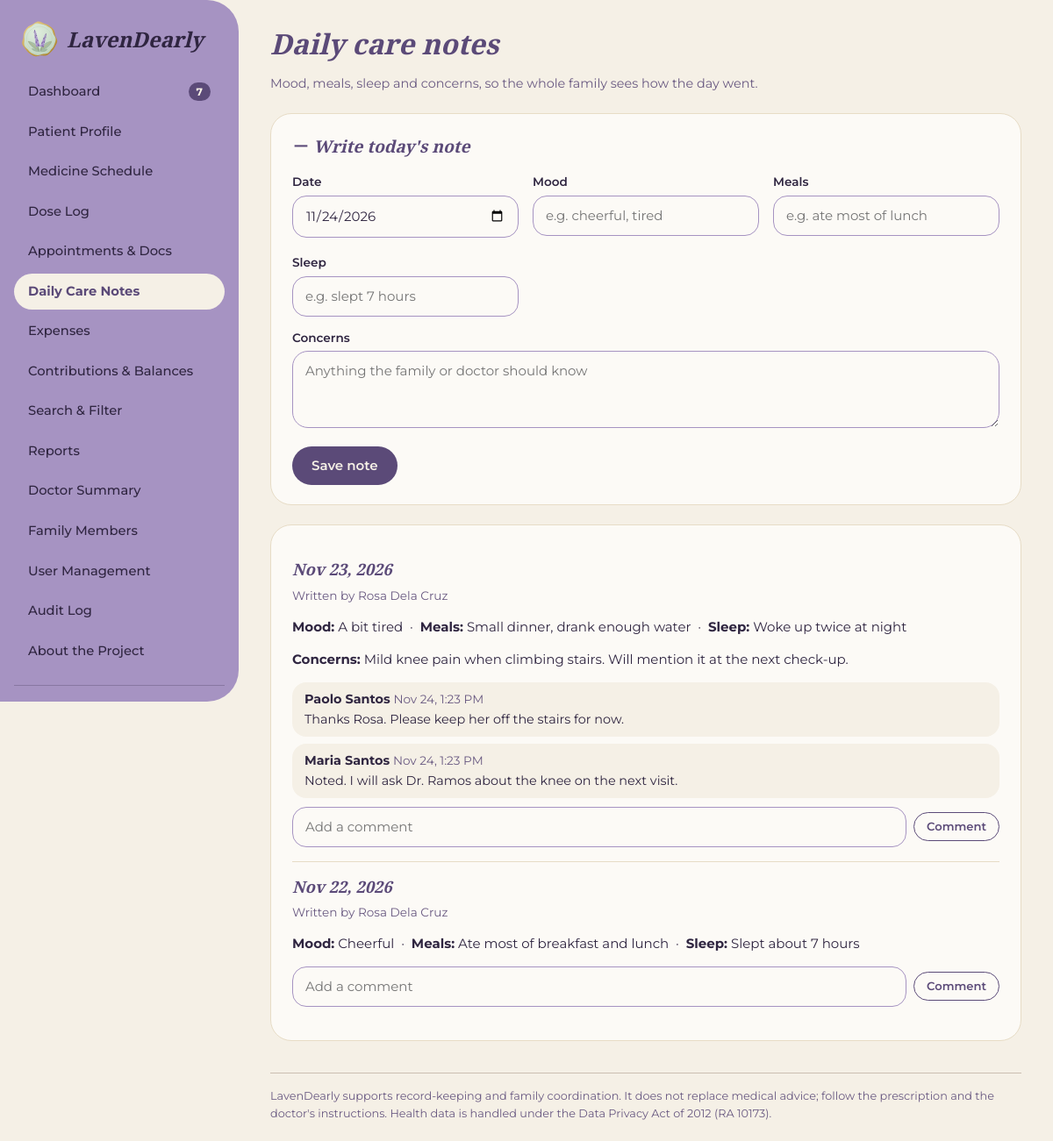
Page /notes.php (signed in) on the committed database.
### tables this page shows
CREATE TABLE care_notes (
  id         INT UNSIGNED AUTO_INCREMENT PRIMARY KEY,
  note_date  DATE NOT NULL,
  mood       VARCHAR(80)  NULL,
  meals      VARCHAR(255) NULL,
  sleep      VARCHAR(120) NULL,
  concerns   TEXT NULL,
  created_by INT UNSIGNED NOT NULL,
  created_at DATETIME NOT NULL,
  FOREIGN KEY (created_by) REFERENCES users(id)
);

CREATE TABLE users (
  id            INT UNSIGNED AUTO_INCREMENT PRIMARY KEY,
  full_name     VARCHAR(100) NOT NULL,
  username      VARCHAR(40)  NOT NULL UNIQUE,
  email         VARCHAR(120) NOT NULL,
  password_hash VARCHAR(255) NOT NULL,
  role          ENUM('admin','caregiver','contributor') NOT NULL,
  relationship  VARCHAR(60)  NOT NULL DEFAULT '',
  share_percent DECIMAL(5,2) NOT NULL DEFAULT 0 CHECK (share_percent >= 0 AND share_percent <= 100),
  is_active     TINYINT(1)   NOT NULL DEFAULT 1,
  created_at    DATETIME     NOT NULL
);

CREATE TABLE note_comments (
  id         INT UNSIGNED AUTO_INCREMENT PRIMARY KEY,
  note_id    INT UNSIGNED NOT NULL,
  user_id    INT UNSIGNED NOT NULL,
  comment    VARCHAR(500) NOT NULL,
  created_at DATETIME NOT NULL,
  FOREIGN KEY (note_id) REFERENCES care_notes(id) ON DELETE CASCADE,
  FOREIGN KEY (user_id) REFERENCES users(id)
);

### includes/functions.php (called while the page is built, shortened)
<?php
require_once __DIR__ . '/../config/db.php';
function e($s): string { return htmlspecialchars((string)$s, ENT_QUOTES, 'UTF-8'); }
function fdate(?string $d): string { return $d ? date('M j, Y', strtotime($d)) : '—'; }
function me(): ?array { return $GLOBALS['me'] ?? null; }
function can(string $perm): bool
{
    $u = me();
    return $u && in_array($u['role'], PERMS[$perm] ?? [], true);
}
function require_login(): array
{
    $st = db()->prepare('SELECT * FROM users WHERE id = ? AND is_active = 1');
    $st->execute([$_SESSION['uid']]);
    $u = $st->fetch();
    return $u;
}
function scheduled_doses(string $date): array
{
    $pdo = db();
    $st = $pdo->prepare("SELECT * FROM medicines
        WHERE start_date <= ? AND (status = 'active' OR (end_date IS NOT NULL AND end_date >= ?))
        ORDER BY name");
    $st->execute([$date, $date]);
    $meds = $st->fetchAll();
    $lg = $pdo->prepare('SELECT d.*, u.full_name AS logger FROM dose_log d JOIN users u ON u.id = d.logged_by WHERE d.scheduled_date = ?');
    $lg->execute([$date]);
    $logs = [];
    foreach ($lg->fetchAll() as $row) $logs[$row['medicine_id'] . '|' . substr($row['scheduled_time'], 0, 5)] = $row;
    $today = date('Y-m-d');
    $rows = [];
    foreach ($meds as $m) {
        foreach (explode(',', $m['times_of_day']) as $t) {
            $t = trim($t);
            $log = $logs[$m['id'] . '|' . $t] ?? null;
            if ($log) $state = $log['status'];
            elseif ($date > $today) $state = 'upcoming';
            elseif (strtotime("$date $t") + DOSE_GRACE_MIN * 60 < time()) $state = 'overdue';
            else $state = 'pending';
            $rows[] = ['med_id' => $m['id'], 'name' => $m['name'], 'dose' => $m['dose'], 'time' => $t,
                       'date' => $date, 'log' => $log, 'state' => $state, 'med_status' => $m['status']];
        }
    }
    usort($rows, fn($a, $b) => [$a['time'], $a['name']] <=> [$b['time'], $b['name']]);
    return $rows;
}

### config/db.php (called while the page is built, shortened)
<?php
function db(): PDO
{
    static $pdo = null;
    if ($pdo === null) {
        try {
            $pdo = new PDO(
                'mysql:host=' . DB_HOST . ';dbname=' . DB_NAME . ';charset=utf8mb4',
                DB_USER,
                DB_PASS,
                [
                    PDO::ATTR_ERRMODE            => PDO::ERRMODE_EXCEPTION,
                    PDO::ATTR_DEFAULT_FETCH_MODE => PDO::FETCH_ASSOC,
                    PDO::ATTR_EMULATE_PREPARES   => false,
                ]
            );
        } catch (PDOException $ex) {
            http_response_code(500);
            exit('<h2 style="font-family:sans-serif">LavenDearly could not connect to the database.</h2>'
                . '<p style="font-family:sans-serif">Start MySQL, import <code>database/lavendearly.sql</code>, '
                . 'and check <code>config/db.php</code>.</p>');
        }
    }
    return $pdo;
}

### notes.php (the view, shortened to what this page needs)
<?php
require __DIR__ . '/includes/functions.php';
$me = require_login();
$pdo = db();
$today = date('Y-m-d');
$notes = $pdo->query('SELECT n.*, u.full_name FROM care_notes n JOIN users u ON u.id = n.created_by ORDER BY n.note_date DESC, n.id DESC LIMIT 30')->fetchAll();
$comments = [];
if ($notes) {
    $ids = implode(',', array_map('intval', array_column($notes, 'id')));
    foreach ($pdo->query("SELECT c.*, u.full_name FROM note_comments c JOIN users u ON u.id = c.user_id WHERE c.note_id IN ($ids) ORDER BY c.id")->fetchAll() as $c)
        $comments[$c['note_id']][] = $c;
}
include __DIR__ . '/includes/header.php';
?>
<div class="page-head"><div><h1>Daily care notes</h1><p class="muted">Mood, meals, sleep and concerns, so the whole family sees how the day went.</p></div></div>
<?php if (can('note.add')): ?>
<details class="card" open>
  <summary>Write today's note</summary>
  <form method="post">
    <div class="form-grid">
      <div class="field"><label for="note_date">Date</label><input type="date" id="note_date" name="note_date" max="<?= $today ?>" value="<?= $today ?>" required></div>
      <div class="field"><label for="mood">Mood</label><input type="text" id="mood" name="mood" maxlength="80" placeholder="e.g. cheerful, tired"></div>
      <div class="field"><label for="meals">Meals</label><input type="text" id="meals" name="meals" maxlength="255" placeholder="e.g. ate most of lunch"></div>
      <div class="field"><label for="sleep">Sleep</label><input type="text" id="sleep" name="sleep" maxlength="120" placeholder="e.g. slept 7 hours"></div>
    </div>
    <div class="field"><label for="concerns">Concerns</label><textarea id="concerns" name="concerns" placeholder="Anything the family or doctor should know"></textarea></div>
    <button class="btn" type="submit">Save note</button>
  </form>
</details>
<?php endif; ?>
<section class="card">
  <?php foreach ($notes as $n): ?>
  <article class="note-item">
    <h3><?= fdate($n['note_date']) ?></h3>
    <p class="muted small">Written by <?= e($n['full_name']) ?></p>
    <p><strong>Mood:</strong> <?= e($n['mood'] ?: '—') ?> &nbsp;·&nbsp; <strong>Meals:</strong> <?= e($n['meals'] ?: '—') ?> &nbsp;·&nbsp; <strong>Sleep:</strong> <?= e($n['sleep'] ?: '—') ?></p>
    <?php if ($n['concerns']): ?><p><strong>Concerns:</strong> <?= e($n['concerns']) ?></p><?php endif; ?>
    <?php foreach ($comments[$n['id']] ?? [] as $c): ?>
      <div class="comment"><strong><?= e($c['full_name']) ?></strong> <span class="muted small"><?= date('M j, g:i A', strtotime($c['created_at'])) ?></span><br><?= e($c['comment']) ?></div>
    <?php endforeach; ?>
    <?php if (can('note.comment')): ?>
    <form method="post" class="actions" style="margin-top:10px">
      <input type="text" name="comment" maxlength="500" placeholder="Add a comment" aria-label="Add a comment" style="flex:1;min-width:200px">
      <button class="btn btn-sm btn-ghost">Comment</button>
    </form>
    <?php endif; ?>
  </article>
  <?php endforeach; ?>
</section>
<?php include __DIR__ . '/includes/footer.php'; ?>

### assets/css/style.css (style rules this page uses)
:root { --lav:#C6B5D8; --dusty:#A693C2; --cream:#F5F0E6; --beige:#E7DCC6; --taupe:#CBBEB1; --plum:#5B4A78; --ink:#2F2540; --muted:#6A5A82; --berry:#7D3B5E; --paper:#FCFAF6; --radius:24px; }
* { box-sizing:border-box }
html { scroll-behavior:smooth }
body { margin:0;font-family:'Montserrat',system-ui,-apple-system,Segoe UI,sans-serif;background:var(--cream);color:var(--ink);line-height:1.6;font-size:15px }
h1,h2,h3,h4 { font-family:'Playfair Display',Georgia,serif;font-style:italic;font-weight:700;margin:0 0 .45em;line-height:1.25;color:var(--plum) }
h1 { font-size:2rem }
h3 { font-size:1.15rem }
p { margin:0 0 .9em }
.muted { color:var(--muted);font-size:.9rem }
.small { font-size:.85rem }
.page-head { display:flex;justify-content:space-between;align-items:flex-end;gap:16px;flex-wrap:wrap;margin-bottom:22px }
.page-head p { margin:0 }
.card { background:var(--paper);border:1px solid var(--beige);border-radius:var(--radius);padding:22px 24px;margin-bottom:22px }
label { display:block;font-weight:600;font-size:.85rem;margin:0 0 4px }
input[type=text],input[type=email],input[type=password],input[type=date],input[type=time],input[type=number],input[type=month],select,textarea,input[type=file] { width:100%;padding:10px 14px;border:1.5px solid var(--dusty);border-radius:16px;background:var(--paper);color:var(--ink);font:inherit }
textarea { min-height:88px;resize:vertical;border-radius:18px }
.field { margin-bottom:14px }
.form-grid { display:grid;grid-template-columns:repeat(auto-fit,minmax(210px,1fr));gap:4px 16px }
.actions { display:flex;gap:8px;flex-wrap:wrap;align-items:center }
details.card>summary { cursor:pointer;font-family:'Playfair Display',serif;font-style:italic;font-weight:700;font-size:1.2rem;list-style:none;color:var(--plum) }
details.card>summary::before { content:'＋ ';font-style:normal }
details[open].card>summary::before { content:'－ ' }
details.card[open]>summary { margin-bottom:14px }
.btn { display:inline-block;border:0;border-radius:999px;padding:10px 22px;background:var(--plum);color:var(--cream);font:inherit;font-weight:600;cursor:pointer;text-decoration:none;transition:filter .15s }
.btn-ghost { background:transparent;color:var(--plum);border:1.5px solid var(--plum) }
.btn-sm { padding:5px 14px;font-size:.82rem }
.note-item { border-top:1px solid var(--beige);padding:16px 0 }
.note-item:first-of-type { border-top:0 }
.comment { background:var(--cream);border-radius:16px;padding:8px 14px;margin:8px 0 0;font-size:.9rem }

### rows in the picture
care_notes: note_date "Nov 23, 2026", created_by.full_name "Rosa Dela Cruz", mood "A bit tired", meals "Small dinner, drank enough water", sleep "Woke up twice at night", concerns "Mild knee pain when climbing stairs. Will mention it at the next check-up."
note_comments: user.full_name "Paolo Santos", created_at "Nov 24, 1:23 PM", comment "Thanks Rosa. Please keep her off the stairs for now."
note_comments: user.full_name "Maria Santos", created_at "Nov 24, 1:23 PM", comment "Noted. I will ask Dr. Ramos about the knee on the next visit."
care_notes: note_date "Nov 22, 2026", created_by.full_name "Rosa Dela Cruz", mood "Cheerful", meals "Ate most of breakfast and lunch", sleep "Slept about 7 hours"

### other values in the picture
$label "Dashboard"
$label "Patient Profile"
$label "Medicine Schedule"
$label "Dose Log"
$label "Appointments & Docs"
$label "Daily Care Notes"
$label "Expenses"
$label "Contributions & Balances"
$label "Search & Filter"
$label "Reports"
$label "Doctor Summary"
$label "Family Members"
$label "User Management"
$label "Audit Log"
$label "About the Project"
